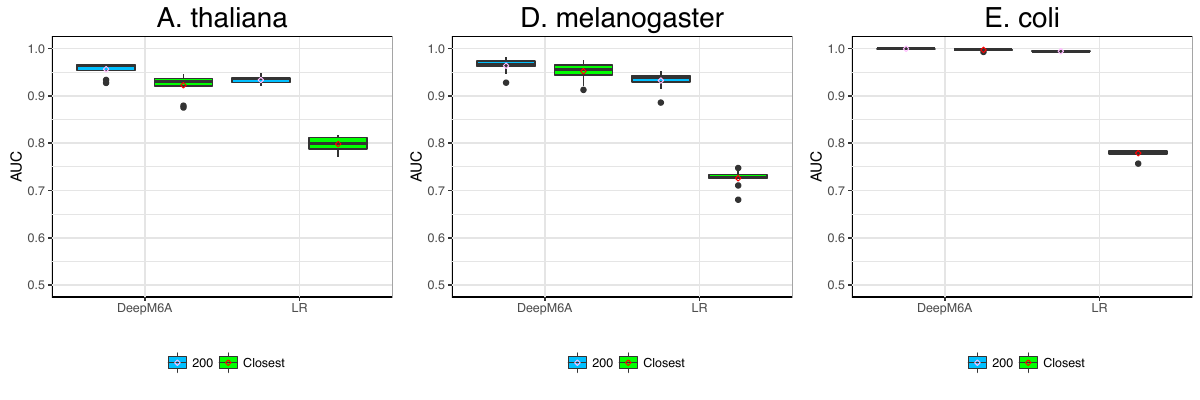

Here is the R script that generated this plot:
rm(list=ls())
library(stringr)
library(openxlsx)
library(ggplot2)
library(gridExtra)


plot_auc = function(file1, file2, file3, file4, output){

	# Ara
	ara.LR.auc.dat = read.xlsx(file1)
	ara.LR.auc.nb.dat = read.xlsx(file2)
	ara.DP.auc.dat = read.csv(file3)
	ara.DP.auc.nb.dat = read.csv(file4)

	ara.LR.auc.table = data.frame(LR.AUC=c(ara.LR.auc.dat$len7, ara.LR.auc.nb.dat$len7), 
	                          distance=rep(c('200', 'Closest'), each=10), 
	                          index=rep(1:10, 2))
	ara.DP.auc.table = data.frame(DP.AUC=c(ara.DP.auc.dat$auc, ara.DP.auc.nb.dat$auc), 
	                          distance=rep(c('200', 'Closest'), each=10), 
	                          index=rep(1:10, 2))

	ara.auc.table = merge(ara.LR.auc.table, ara.DP.auc.table, by=c("distance","index"))


	ara.auc.table1 = data.frame(AUC=c(ara.auc.table$LR.AUC, ara.auc.table$DP.AUC),
	                        distance=rep(ara.auc.table$distance, 2),
	                        method=rep(c("LR", "DeepM6A"), each=nrow(ara.auc.table)))
	ara.auc.table1$method = factor(ara.auc.table1$method, c('DeepM6A', 'LR'))



	ara.p = ggplot(ara.auc.table1, aes(x=method, y=AUC, fill=distance)) + geom_boxplot(position=position_dodge(1)) +
	  theme(legend.title=element_blank(), panel.background = element_rect(fill = 'white', colour = 'black'), 
	        panel.grid.major = element_line(colour = "gray90"), panel.grid.minor = element_line(colour = "gray90"), 
	        plot.title = element_text(hjust = 0.5, size=20),
	        legend.key = element_rect(fill = 'white', colour = 'white'), legend.position="bottom") +
	  ylim(0.5,1) + scale_fill_manual(values=c("deepskyblue", "green")) +
	  stat_summary(fun.y="mean", geom="point", size=1, shape=5, position=position_dodge(1), aes(colour=distance)) +
	  scale_colour_manual(values = c("plum1", "red")) +
	  ggtitle(output) + xlab("")

	return(ara.p)  
}

ara.p = plot_auc("LR/Ara_length_rep10_auc.xlsx", "LR/Ara_neighbour_rep10_auc.xlsx", "DL/Ara.csv", "DL/Ara_nb.csv", output = "A. thaliana")
dr.p = plot_auc("LR/Dr3_length_rep10_auc.xlsx", "LR/Dr3_neighbour_rep10_auc.xlsx", "DL/Dr3.csv", "DL/Dr3_nb.csv", output = "D. melanogaster")
ecoli.p = plot_auc("LR/Ecoli_length_rep10_auc.xlsx", "LR/Ecoli_neighbour_rep10_auc.xlsx", "DL/Ecoli.csv", "DL/Ecoli_nb.csv", output = "E. coli")



#require(cowplot)
pdf("nb_AUC.pdf", width=12, height=4, onefile=TRUE)
#multiplot(ara.p, dr.p, ecoli.p, cols=3)
#plot_grid(ara.p, dr.p, ecoli.p, labels = c('A', 'B', 'C'))
grid.arrange(ara.p, dr.p, ecoli.p, ncol=3, nrow=1)
dev.off()








